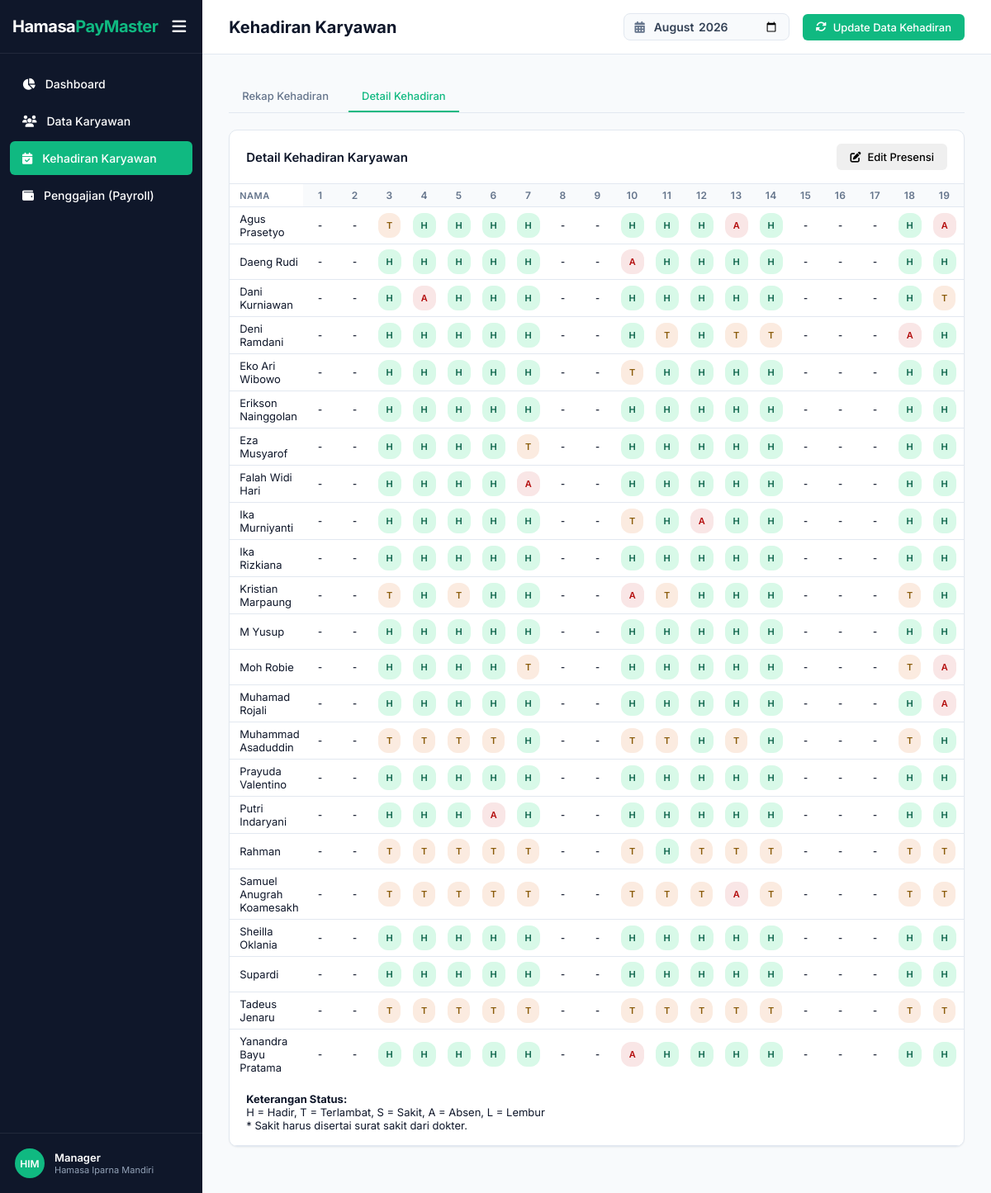
/attendance/detail (signed in), run on the app's committed database.
### models.py (models this page shows)
class Employee(db.Model):
    __tablename__ = "employees"
    id = db.Column(db.Integer, primary_key=True)
    user_id = db.Column(db.String(20), unique=True, nullable=False)  # ID Mesin
    name = db.Column(db.String(100))
    position = db.Column(db.String(100))
    basic_salary = db.Column(db.Float, default=0)
    gender = db.Column(db.String(50))
    married_status = db.Column(db.Integer)
    dependents = db.Column(db.Integer)
    phone = db.Column(db.String(30))
    email = db.Column(db.String(100))
    status = db.Column(db.String(20), default="Aktif")

### routes/dashboard_routes.py (the view)
@dashboard_bp.route("/attendance/detail")
@login_required
def attendance_detail_page():
    today = datetime.date.today()
    periode_param = request.args.get("periode", today.strftime("%Y-%m"))
    try:
        year, month_number = map(int, periode_param.split("-"))
        periode_raw = periode_param
    except ValueError:
        year, month_number = today.year, today.month
        periode_raw = today.strftime("%Y-%m")
    total_days = calendar.monthrange(year, month_number)[1]
    month = list(range(1, total_days + 1))
    start_date = f"{year:04d}-{month_number:02d}-01"
    end_date = f"{year:04d}-{month_number:02d}-{total_days:02d}"
    attendance_summary = (
        db.session.query(
            Employee.id,
            Employee.user_id,
            Employee.name,
            func.sum(
                case(
                    (DailyAttendance.status == "H", 1),
                    else_=0
                )
            ).label("hadir"),
            func.sum(
                case(
                    (DailyAttendance.status == "T", 1),
                    else_=0
                )
            ).label("terlambat"),
            func.sum(
                case(
                    (DailyAttendance.status == "S", 1),
                    else_=0
                )
            ).label("sakit"),
            func.sum(
                case(
                    (DailyAttendance.status == "A", 1),
                    else_=0
                )
            ).label("alpha"),
            func.sum(
                case(
                    (DailyAttendance.status == "L", 1),
                    else_=0
                )
            ).label("lembur"),
        )
        .outerjoin(
            DailyAttendance,
            (
                (Employee.user_id == DailyAttendance.user_id)
                &
                (DailyAttendance.date >= start_date)
                &
                (DailyAttendance.date <= end_date)
            )
        )
        .filter(Employee.status == "Aktif")
        .group_by(
            Employee.id,
            Employee.user_id,
            Employee.name
        )
        .order_by(Employee.name)
        .all()
    )
    employees = []
    for row in attendance_summary:
        employees.append({
            "id": row.id,
            "user_id": row.user_id,
            "name": row.name,
            "hadir": row.hadir or 0,
            "terlambat": row.terlambat or 0,
            "sakit": row.sakit or 0,
            "alpha": row.alpha or 0,
            "lembur": row.lembur or 0,
        })
    attendance_data = (
        DailyAttendance.query
        .filter(
            DailyAttendance.date >= start_date,
            DailyAttendance.date <= end_date
        )
        .all()
    )
    attendance_matrix = {}
    for emp in employees:
        user_id = emp["user_id"]
        attendance_matrix[user_id] = {}
        for day in month:
            attendance_matrix[user_id][day] = "-"
    for att in attendance_data:
        try:
            day = int(att.date.split("-")[2])
        except (ValueError, IndexError):
            continue
        if att.user_id in attendance_matrix:
            attendance_matrix[att.user_id][day] = att.status
    return render_template(
        "attendance_detail.html",
        employees=employees,
        month=month,
        attendance_matrix=attendance_matrix,
        year=year,
        month_number=str(month_number).zfill(2),
        periode_raw=periode_raw,
        periode=format_periode(periode_raw),
        tes=attendance_data
    )

### routes/user_routes.py (called while the page is built)
def login_required(f):
    @wraps(f)
    def decorated_function(*args, **kwargs):
        if "user_id" not in session:
            return redirect("/login")
        return f(*args, **kwargs)
    return decorated_function

### services/helper_service.py (called while the page is built)
def format_periode(periode_str):
    bulan_dict = {
        "01": "Januari",
        "02": "Februari",
        "03": "Maret",
        "04": "April",
        "05": "Mei",
        "06": "Juni",
        "07": "Juli",
        "08": "Agustus",
        "09": "September",
        "10": "Oktober",
        "11": "November",
        "12": "Desember",
    }
    try:
        tahun, bulan = periode_str.split("-")
        nama_bulan = bulan_dict.get(bulan, "")
        return f"{nama_bulan} {tahun}"
    except ValueError:
        return periode_str  # Mengembalikan teks asli jika format tidak sesuai

### templates/attendance_detail.html (shortened to what this page needs)
<!DOCTYPE html>
<html lang="id">
<head>
    <link rel="stylesheet" href="https://cdnjs.cloudflare.com/ajax/libs/font-awesome/6.4.0/css/all.min.css">
    <link rel="stylesheet" href="{{ url_for('static', filename='css/styles.css') }}">
    <link rel="stylesheet" href="{{ url_for('static', filename='css/attendance_styles.css') }}">
</head>
<body data-page="{{ active_page|default('karyawan') }}">
    <sidebar id="sidebar">
        <div>
            <div class="sidebar-header">
                <span class="logo-text">Hamasa<span>PayMaster</span></span>
                <button class="btn-toggle" onclick="toggleSidebar()">
                    <i class="fa-solid fa-bars" id="toggle-icon"></i>
                </button>
            </div>
            <ul class="nav-list">
                <li class="nav-item" data-page="dashboard">
                    <a href="/dashboard"><i class="fa-solid fa-chart-pie"></i> <span>Dashboard</span></a>
                </li>
                <li class="nav-item" active data-page="karyawan">
                    <a href="/employees"><i class="fa-solid fa-users"></i> <span>Data Karyawan</span></a>
                </li>
                <li class="nav-item active" data-page="kehadiran">
                    <a href="/attendance"><i class="fa-solid fa-calendar-check"></i> <span>Kehadiran Karyawan</span></a>
                </li>
                <li class="nav-item" data-page="payroll">
                    <a href="/payroll"><i class="fa-solid fa-wallet"></i> <span>Penggajian (Payroll)</span></a>
                </li>
            </ul>
        </div>
        <div class="sidebar-footer">
            <div class="user-card">
                <div class="avatar">HIM</div>
                <div class="user-info">
                    <span class="user-name">Manager</span>
                    <span class="user-role">Hamasa Iparna Mandiri</span>
                </div>
            </div>
        </div>
    </sidebar>
    <main>
        <header>
            <div class="header-title">
                <h1 id="page-title">Kehadiran Karyawan</h1>
            </div>
            <div class="header-actions">
                <div class="month-picker-bar" onclick="openMonthPicker()">
                    <i class="fa-solid fa-calendar-days"></i>
                    <input type="month"
                        id="selectPeriode"
                        class="month-input"
                        value="{{periode_raw}}"
                        onchange="loadPageData('attendance/detail',this.value)">
                </div>
                <button class="btn btn-primary" id="btnUpdateAttendance" onclick="updateAttendance()">
                    <i class="fa-solid fa-rotate"></i>
                    Update Data Kehadiran
                </button>
            </div>
        </header>
        <div class="content-area">
            <section id="view-kehadiran">
                <div class="tab-menu">
                    <a class="tab-btn no-underline" href="/attendance">Rekap Kehadiran</a>
                    <button class="tab-btn active"">Detail Kehadiran</button>
                </div>
                <div id="tab-detail-kehadiran" class="tab-content">
                    <div class="card shadow-sm">
                        <div class="card-header d-flex justify-content-between align-items-center bg-white py-3">
                            <div class="card-title h5 mb-0 fw-bold text-secondary">
                                Detail Kehadiran Karyawan
                            </div>
                            <div class="d-flex align-items-center gap-2">
                                <div class="action-buttons d-flex gap-2">
                                    <button id="btnMainAttendance" class="btn btn-outline-primary" onclick="handleAttendanceAction()">
                                        <i class="fa-solid fa-pen-to-square"></i> Edit Presensi
                                    </button>
                                </div>
                            </div>
                        </div>
                        <div class="card-body">
                            <div class="table-responsive">
                                <table
                                    class="table table-bordered table-hover align-middle table-attendance"
                                    id="attendanceTable"
                                >
                                    <thead>
                                        <tr id="tableHeader">
                                            <th
                                                class="sticky-col text-center"
                                            >Nama</th>
                                            {% for d in month %}
                                            <th
                                                class="text-center align-middle"
                                                style="min-width: 0px; font-size: 12px; padding: 6px 2px;"
                                            >{{d}}</th>
                                            {% endfor %}
                                        </tr>
                                    </thead>
                                    <tbody id="tableBody">
                                        {% for emp in employees %}
                                        <tr>
                                            <td
                                                class="sticky-col"
                                            ><p>{{ emp.name }}</p></td>
                                            {% for d in month %}
                                                {% set status = attendance_matrix[emp.user_id][d] %}
                                                <td
                                                    class="text-center align-middle p-1"
                                                    style="font-size: 11px;"
                                                >
                                                    <span
                                                        class="status-badge status-{{status}}"
                                                    >{{status}}</span>
                                                </td>
                                            {% endfor %}
                                        </tr>
                                        {% endfor %}
                                    </tbody>
                                </table>
                            </div>
                            <div class="mt-3 pt-2 border-top fs-7 card-footer" style="font-size: 13px;">
                                <b>Keterangan Status:</b><br>
                                <span class="badge bg-success me-1">H = Hadir,</span>
                                <span class="badge bg-warning text-dark me-1">T = Terlambat,</span>
                                <span class="badge bg-info text-dark me-1">S = Sakit,</span>
                                <span class="badge bg-danger me-1">A = Absen,</span>
                                <span class="badge bg-primary me-1">L = Lembur</span>
                                <p class="badge bg-primary me-1">* Sakit harus disertai surat sakit dari dokter.</span>
                            </div>
                        </div>
                    </div>
                </div>
            </section>
        </div>
    </main>
</body>
</html>

### static/css/attendance_styles.css (style rules this page uses)
.status-H { background-color: #d8f9e8; color: #065f46; }
.status-T { background-color: #fbebe0; color: #8a5b0a; }
.status-A { background-color: #f9e6e6; color: #b40f0f; }

### data on the page
Employee: name "Agus Prasetyo", month "-" "-" "T" "H" "H" "H" "H" "-" "-" "H" "H" "H" "A" "H" "-" "-" "-" "H" "A"
Employee: name "Daeng Rudi", month "-" "-" "H" "H" "H" "H" "H" "-" "-" "A" "H" "H" "H" "H" "-" "-" "-" "H" "H"
Employee: name "Dani Kurniawan", month "-" "-" "H" "A" "H" "H" "H" "-" "-" "H" "H" "H" "H" "H" "-" "-" "-" "H" "T"
Employee: name "Deni Ramdani", month "-" "-" "H" "H" "H" "H" "H" "-" "-" "H" "T" "H" "T" "T" "-" "-" "-" "A" "H"
Employee: name "Eko Ari Wibowo", month "-" "-" "H" "H" "H" "H" "H" "-" "-" "T" "H" "H" "H" "H" "-" "-" "-" "H" "H"
Employee: name "Erikson Nainggolan", month "-" "-" "H" "H" "H" "H" "H" "-" "-" "H" "H" "H" "H" "H" "-" "-" "-" "H" "H"
Employee: name "Eza Musyarof", month "-" "-" "H" "H" "H" "H" "T" "-" "-" "H" "H" "H" "H" "H" "-" "-" "-" "H" "H"
Employee: name "Falah Widi Hari", month "-" "-" "H" "H" "H" "H" "A" "-" "-" "H" "H" "H" "H" "H" "-" "-" "-" "H" "H"
Employee: name "Ika Murniyanti", month "-" "-" "H" "H" "H" "H" "H" "-" "-" "T" "H" "A" "H" "H" "-" "-" "-" "H" "H"
Employee: name "Ika Rizkiana", month "-" "-" "H" "H" "H" "H" "H" "-" "-" "H" "H" "H" "H" "H" "-" "-" "-" "H" "H"
Employee: name "Kristian Marpaung", month "-" "-" "T" "H" "T" "H" "H" "-" "-" "A" "T" "H" "H" "H" "-" "-" "-" "T" "H"
Employee: name "M Yusup", month "-" "-" "H" "H" "H" "H" "H" "-" "-" "H" "H" "H" "H" "H" "-" "-" "-" "H" "H"
Employee: name "Moh Robie", month "-" "-" "H" "H" "H" "H" "T" "-" "-" "H" "H" "H" "H" "H" "-" "-" "-" "T" "A"
Employee: name "Muhamad Rojali", month "-" "-" "H" "H" "H" "H" "H" "-" "-" "H" "H" "H" "H" "H" "-" "-" "-" "H" "A"
Employee: name "Muhammad Asaduddin", month "-" "-" "T" "T" "T" "T" "H" "-" "-" "T" "T" "H" "T" "H" "-" "-" "-" "T" "H"
Employee: name "Prayuda Valentino", month "-" "-" "H" "H" "H" "H" "H" "-" "-" "H" "H" "H" "H" "H" "-" "-" "-" "H" "H"
Employee: name "Putri Indaryani", month "-" "-" "H" "H" "H" "A" "H" "-" "-" "H" "H" "H" "H" "H" "-" "-" "-" "H" "H"
Employee: name "Rahman", month "-" "-" "T" "T" "T" "T" "T" "-" "-" "T" "H" "T" "T" "T" "-" "-" "-" "T" "T"
Employee: name "Samuel Anugrah Koamesakh", month "-" "-" "T" "T" "T" "T" "T" "-" "-" "T" "T" "T" "A" "T" "-" "-" "-" "T" "T"
Employee: name "Sheilla Oklania", month "-" "-" "H" "H" "H" "H" "H" "-" "-" "H" "H" "H" "H" "H" "-" "-" "-" "H" "H"
Employee: name "Supardi", month "-" "-" "H" "H" "H" "H" "H" "-" "-" "H" "H" "H" "H" "H" "-" "-" "-" "H" "H"
Employee: name "Tadeus Jenaru", month "-" "-" "T" "T" "T" "T" "T" "-" "-" "T" "T" "T" "T" "T" "-" "-" "-" "T" "T"
Employee: name "Yanandra Bayu Pratama", month "-" "-" "H" "H" "H" "H" "H" "-" "-" "A" "H" "H" "H" "H" "-" "-" "-" "H" "H"

### other printed values
{{ d }} "1" "2" "3" "4" "5" "6" "7" "8" "9" "10" "11" "12" "13" "14" "15" "16" "17" "18" "19"
